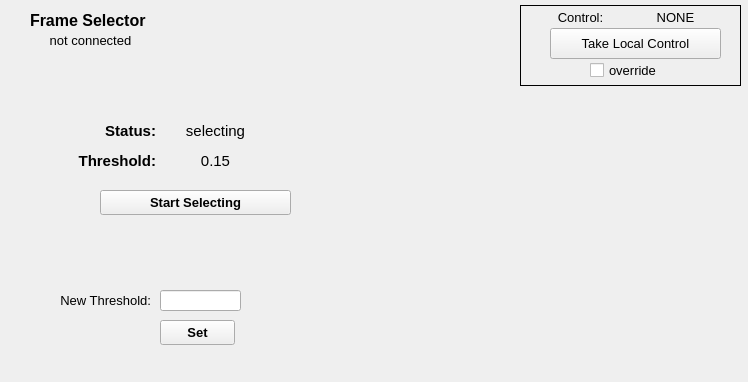
<?xml version="1.0" encoding="UTF-8"?>
<ui version="4.0">
 <class>FrameSelector</class>
 <widget class="QWidget" name="FrameSelector">
  <property name="geometry">
   <rect>
    <x>0</x>
    <y>0</y>
    <width>748</width>
    <height>382</height>
   </rect>
  </property>
  <property name="font">
   <font>
    <pointsize>10</pointsize>
    <weight>75</weight>
    <bold>true</bold>
   </font>
  </property>
  <property name="windowTitle">
   <string>Frame Selector</string>
  </property>
  <widget class="QLabel" name="title">
   <property name="geometry">
    <rect>
     <x>30</x>
     <y>10</y>
     <width>201</width>
     <height>21</height>
    </rect>
   </property>
   <property name="font">
    <font>
     <pointsize>12</pointsize>
     <weight>75</weight>
     <bold>true</bold>
    </font>
   </property>
   <property name="text">
    <string>Frame Selector</string>
   </property>
  </widget>
  <widget class="QLabel" name="StatusConnected">
   <property name="geometry">
    <rect>
     <x>20</x>
     <y>30</y>
     <width>141</width>
     <height>21</height>
    </rect>
   </property>
   <property name="font">
    <font>
     <pointsize>10</pointsize>
     <weight>50</weight>
     <bold>false</bold>
    </font>
   </property>
   <property name="text">
    <string>not connected</string>
   </property>
   <property name="alignment">
    <set>Qt::AlignCenter</set>
   </property>
  </widget>
  <widget class="QLabel" name="StatusCmode">
   <property name="geometry">
    <rect>
     <x>630</x>
     <y>7</y>
     <width>91</width>
     <height>21</height>
    </rect>
   </property>
   <property name="font">
    <font>
     <pointsize>10</pointsize>
     <weight>50</weight>
     <bold>false</bold>
    </font>
   </property>
   <property name="text">
    <string>NONE</string>
   </property>
   <property name="alignment">
    <set>Qt::AlignCenter</set>
   </property>
  </widget>
  <widget class="QLabel" name="LabelCmode">
   <property name="geometry">
    <rect>
     <x>550</x>
     <y>7</y>
     <width>61</width>
     <height>21</height>
    </rect>
   </property>
   <property name="font">
    <font>
     <pointsize>10</pointsize>
     <weight>50</weight>
     <bold>false</bold>
    </font>
   </property>
   <property name="text">
    <string>Control:</string>
   </property>
   <property name="alignment">
    <set>Qt::AlignCenter</set>
   </property>
  </widget>
  <widget class="QPushButton" name="ButtonTakeLocal">
   <property name="geometry">
    <rect>
     <x>550</x>
     <y>28</y>
     <width>171</width>
     <height>31</height>
    </rect>
   </property>
   <property name="font">
    <font>
     <weight>50</weight>
     <bold>false</bold>
    </font>
   </property>
   <property name="text">
    <string>Take Local Control</string>
   </property>
  </widget>
  <widget class="QCheckBox" name="checkBoxOverride">
   <property name="geometry">
    <rect>
     <x>590</x>
     <y>60</y>
     <width>85</width>
     <height>21</height>
    </rect>
   </property>
   <property name="font">
    <font>
     <weight>50</weight>
     <bold>false</bold>
    </font>
   </property>
   <property name="text">
    <string>override</string>
   </property>
  </widget>
  <widget class="QFrame" name="cModeFrame">
   <property name="geometry">
    <rect>
     <x>520</x>
     <y>5</y>
     <width>221</width>
     <height>81</height>
    </rect>
   </property>
   <property name="frameShape">
    <enum>QFrame::Box</enum>
   </property>
   <property name="frameShadow">
    <enum>QFrame::Plain</enum>
   </property>
   <property name="lineWidth">
    <number>1</number>
   </property>
  </widget>
  <widget class="QPushButton" name="newThreshButton">
   <property name="geometry">
    <rect>
     <x>160</x>
     <y>320</y>
     <width>75</width>
     <height>25</height>
    </rect>
   </property>
   <property name="text">
    <string>Set</string>
   </property>
  </widget>
  <widget class="QLabel" name="labelNewThresh">
   <property name="geometry">
    <rect>
     <x>10</x>
     <y>290</y>
     <width>141</width>
     <height>21</height>
    </rect>
   </property>
   <property name="font">
    <font>
     <pointsize>10</pointsize>
     <weight>50</weight>
     <bold>false</bold>
    </font>
   </property>
   <property name="text">
    <string>New Threshold:</string>
   </property>
   <property name="alignment">
    <set>Qt::AlignRight|Qt::AlignTrailing|Qt::AlignVCenter</set>
   </property>
  </widget>
  <widget class="QLabel" name="labelCurrentState_5">
   <property name="geometry">
    <rect>
     <x>65</x>
     <y>120</y>
     <width>91</width>
     <height>21</height>
    </rect>
   </property>
   <property name="font">
    <font>
     <pointsize>11</pointsize>
     <weight>75</weight>
     <bold>true</bold>
    </font>
   </property>
   <property name="text">
    <string>Status:</string>
   </property>
   <property name="alignment">
    <set>Qt::AlignRight|Qt::AlignTrailing|Qt::AlignVCenter</set>
   </property>
  </widget>
  <widget class="QLineEdit" name="inputNewThresh">
   <property name="geometry">
    <rect>
     <x>160</x>
     <y>290</y>
     <width>81</width>
     <height>21</height>
    </rect>
   </property>
  </widget>
  <widget class="QLabel" name="labelCurrentState_3">
   <property name="geometry">
    <rect>
     <x>65</x>
     <y>150</y>
     <width>91</width>
     <height>21</height>
    </rect>
   </property>
   <property name="font">
    <font>
     <pointsize>11</pointsize>
     <weight>75</weight>
     <bold>true</bold>
    </font>
   </property>
   <property name="text">
    <string>Threshold:</string>
   </property>
   <property name="alignment">
    <set>Qt::AlignRight|Qt::AlignTrailing|Qt::AlignVCenter</set>
   </property>
  </widget>
  <widget class="QPushButton" name="rtfsStart">
   <property name="geometry">
    <rect>
     <x>100</x>
     <y>190</y>
     <width>191</width>
     <height>25</height>
    </rect>
   </property>
   <property name="text">
    <string>Start Selecting</string>
   </property>
  </widget>
  <widget class="QLabel" name="labelCurrThresh">
   <property name="geometry">
    <rect>
     <x>170</x>
     <y>150</y>
     <width>91</width>
     <height>21</height>
    </rect>
   </property>
   <property name="font">
    <font>
     <pointsize>11</pointsize>
     <weight>50</weight>
     <bold>false</bold>
    </font>
   </property>
   <property name="text">
    <string>0.15</string>
   </property>
   <property name="alignment">
    <set>Qt::AlignCenter</set>
   </property>
  </widget>
  <widget class="QLabel" name="labelRTFSState">
   <property name="geometry">
    <rect>
     <x>170</x>
     <y>120</y>
     <width>91</width>
     <height>21</height>
    </rect>
   </property>
   <property name="font">
    <font>
     <pointsize>11</pointsize>
     <weight>50</weight>
     <bold>false</bold>
    </font>
   </property>
   <property name="text">
    <string>selecting</string>
   </property>
   <property name="alignment">
    <set>Qt::AlignCenter</set>
   </property>
  </widget>
 </widget>
 <tabstops>
  <tabstop>checkBoxOverride</tabstop>
  <tabstop>ButtonTakeLocal</tabstop>
 </tabstops>
 <resources/>
 <connections/>
</ui>
